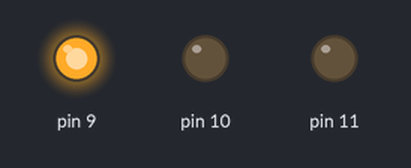
The sketch below on a simulated Arduino Uno, built with avr-gcc and run on an emulated ATmega328P. On the bench: output pins drawn as LEDs (lit = HIGH).

Above: at 0.2 s.
At 1.2 s:
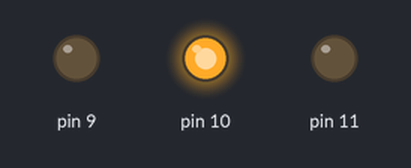
At 2.2 s:
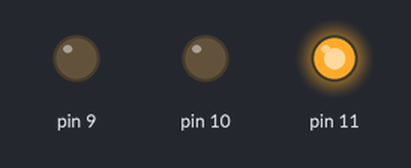
At 3.2 s:
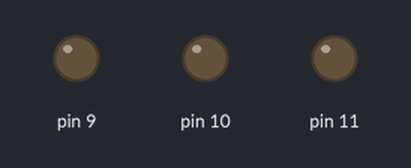
At 4.2 s:
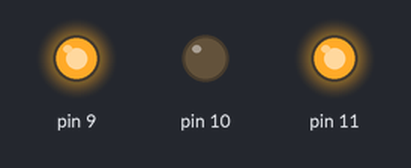
Timing chart, 0 to 5.2 s (numbered marks = the images above):
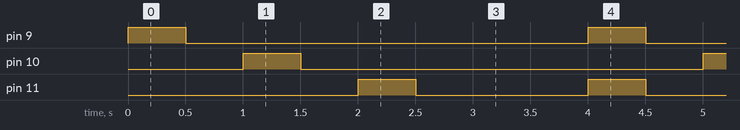

The sketch:

SECUENCIAS_DE_LED.ino
```cpp
byte a[5] {13, 12, 11, 10, 9};
int y = 0;
int z = 0;

void setup() {
  Serial.begin(9600);
}

void loop() {
  if (z < 4) {
    for (int i = 4; i > 1; i--) {
      pinMode (a[i], OUTPUT);
      digitalWrite(a[i], 1);
      digitalWrite(a[i - 2], 1);
      delay (500);
      digitalWrite(a[i], 0);
      digitalWrite(a[i - 2], 0);
      delay (500);
    }      digitalWrite(1, 1);
      digitalWrite(3, 1);
      delay(500);
      digitalWrite(1, 0);
      digitalWrite(3, 0);
      delay(500);
    /*  for (int i = 0; i <3; i++) {
        pinMode (a[i], OUTPUT);
        digitalWrite(a[i], 1);
        digitalWrite(a[i + 2], 1);
        delay (500);
        digitalWrite(a[i], 0);
        digitalWrite(a[i + 2], 0);

        delay (500);
      }*/


    z++;
  }  }
```

Measured:
- by itself, pin 9, pin 10: alternates HIGH for 0.50 s and LOW for 3.5 s, 8 changes in all, then stays LOW
- by itself, pin 11: alternates HIGH for 0.50 s and LOW for 1.5 s, 14 changes in all, then stays LOW
